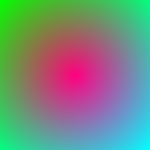
Frame 1 (no input)
Frame 2 (the mouse pressed at the canvas centre, redrawn once): identical to frame 1, image omitted

The p5.js sketch that drew this single still picture (run headless with seeded random() and noise() and a simulated clock; the mouse was pressed at the canvas centre and the sketch redrawn once):

// p5.js sketch
// ── sketch.js
function setup() {
    noLoop();
    createCanvas(150, 150);
}

function draw() {
    //noprotect
    for (y = 0; y < height; y++)
        for (x = 0; x < width; x++) {
            var r = 0, g = 0, b = 0;
            b = ((x + y) / (width + height)) * 256;
            var midX = abs(x - width / 2);
            var midY = abs(y - height / 2);
            var d = sqrt(pow(midX, 2) + pow(midY, 2));
            var maxD = sqrt(pow(height/2, 2)+ pow(width/2, 2));
            console.log(d);
            g = (d/maxD)*256;
            r = 256 - (d/maxD)*256;
            
            set(x, y, color(r, g, b));
            updatePixels();
        }
}
